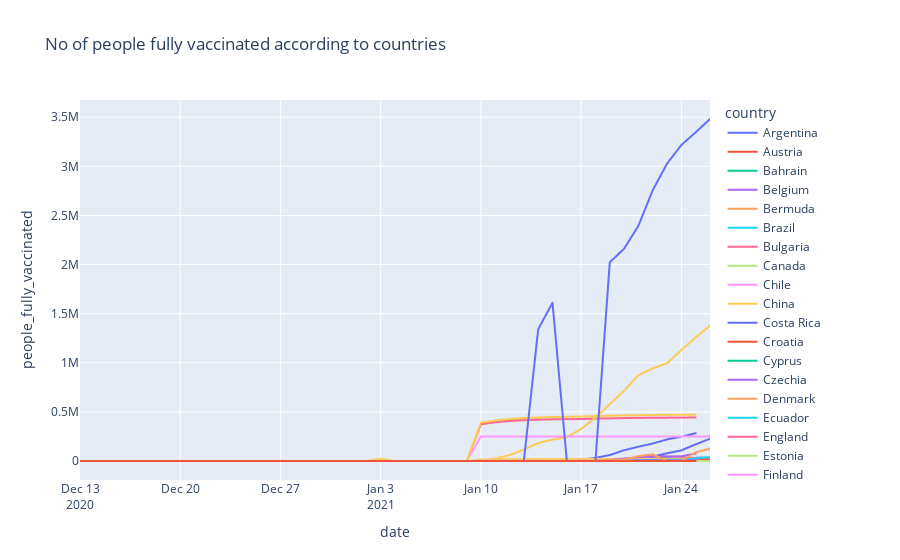

Write notebook code for a chart like this one.
### Code cell
px.line(new_data,y='people_fully_vaccinated',x=new_data['date'],color='country', title='No of people fully vaccinated according to countries')
